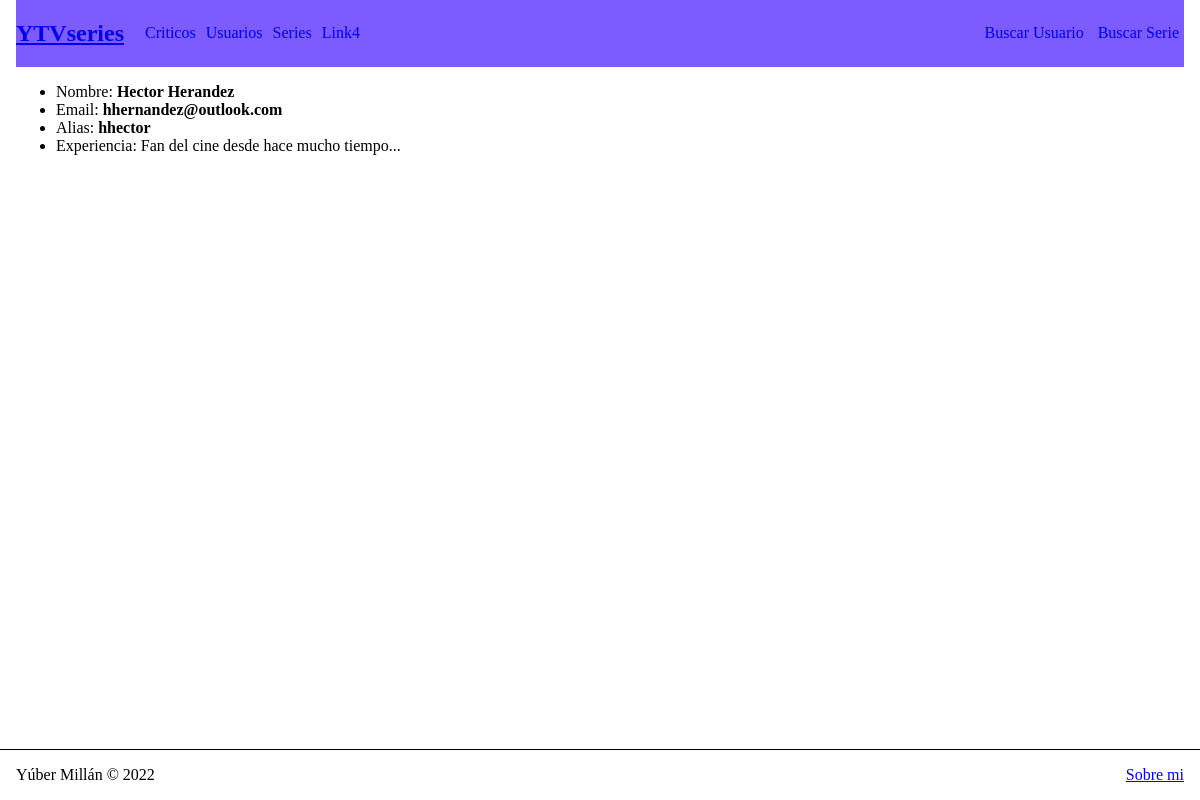
/usuarios/critico/Hector, run on an earlier commit of the app's database.
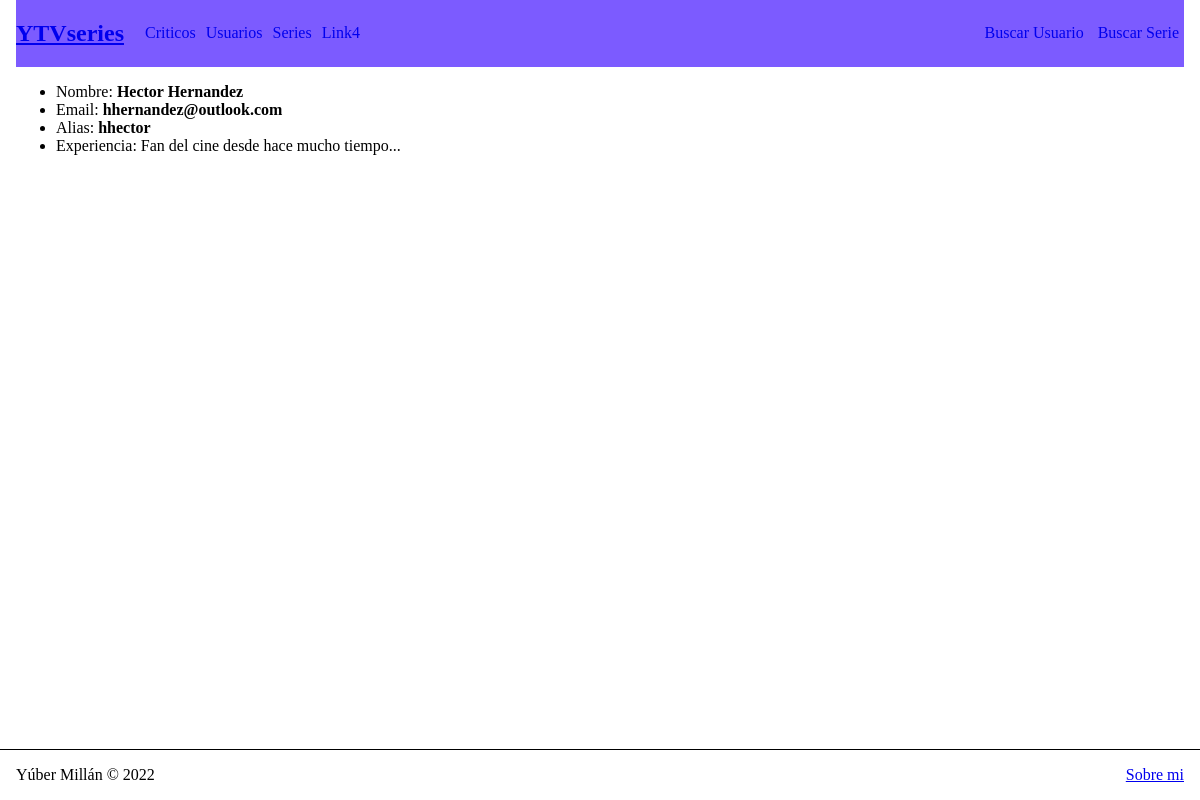
And on a later commit of the database.
### usuarios/models.py (models this page shows, shortened)
class Critico(models.Model):
    nombre = models.CharField(max_length=255)
    apellido = models.CharField(max_length=255)
    email = models.EmailField()
    alias = models.CharField(max_length=25)
    experiencia = models.TextField()

### usuarios/views.py (the view)
# urls.py: path("critico/<nombre>", views.ver_critico, name="VerCritico"),
def ver_critico(request, nombre):
    critic = Critico.objects.get(nombre=nombre)
    return render(request, "usuarios/ver_critico.html", {"critico": critic})

### usuarios/templates/usuarios/ver_critico.html
{% extends 'layout.html' %}
{% block contenido %}
<ul>
    <li>Nombre: <b>{{ critico.nombre }} {{ critico.apellido }}</b></li>
    <li>Email:  <b>{{ critico.email }}</b></li>
    <li>Alias:  <b>{{ critico.alias }}</b></li>
    <li>Experiencia: {{ critico.experiencia }}</li>
</ul>
{% endblock contenido %}

What changed in the data, as far as the page shows it:
changed Critico "Hector": apellido "Herandez" → "Hernandez"
